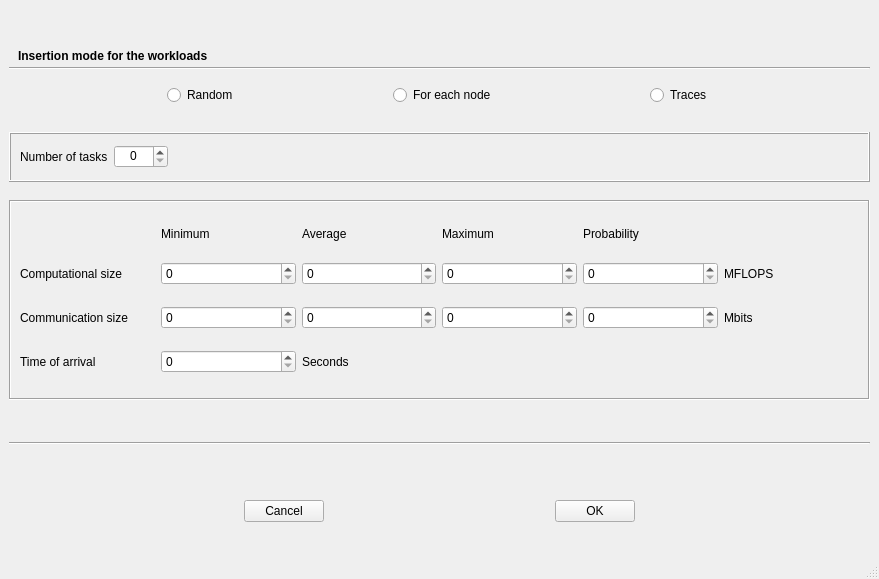
<?xml version="1.0" encoding="UTF-8"?>
<ui version="4.0">
 <class>Workloads</class>
 <widget class="QMainWindow" name="Workloads">
  <property name="geometry">
   <rect>
    <x>0</x>
    <y>0</y>
    <width>879</width>
    <height>579</height>
   </rect>
  </property>
  <property name="sizePolicy">
   <sizepolicy hsizetype="Fixed" vsizetype="Fixed">
    <horstretch>0</horstretch>
    <verstretch>0</verstretch>
   </sizepolicy>
  </property>
  <property name="maximumSize">
   <size>
    <width>1000</width>
    <height>1000</height>
   </size>
  </property>
  <property name="windowTitle">
   <string>MainWindow</string>
  </property>
  <widget class="QWidget" name="centralwidget">
   <property name="sizePolicy">
    <sizepolicy hsizetype="MinimumExpanding" vsizetype="MinimumExpanding">
     <horstretch>0</horstretch>
     <verstretch>0</verstretch>
    </sizepolicy>
   </property>
   <property name="maximumSize">
    <size>
     <width>16777215</width>
     <height>16777215</height>
    </size>
   </property>
   <layout class="QVBoxLayout" name="verticalLayout">
    <item>
     <layout class="QVBoxLayout" name="verticalLayout_2">
      <property name="sizeConstraint">
       <enum>QLayout::SetMinimumSize</enum>
      </property>
      <item>
       <widget class="QFrame" name="Title">
        <property name="sizePolicy">
         <sizepolicy hsizetype="MinimumExpanding" vsizetype="Fixed">
          <horstretch>0</horstretch>
          <verstretch>0</verstretch>
         </sizepolicy>
        </property>
        <property name="minimumSize">
         <size>
          <width>0</width>
          <height>40</height>
         </size>
        </property>
        <property name="maximumSize">
         <size>
          <width>16777215</width>
          <height>10</height>
         </size>
        </property>
        <layout class="QHBoxLayout" name="horizontalLayout_4">
         <item>
          <widget class="QLabel" name="label_2">
           <property name="maximumSize">
            <size>
             <width>16777215</width>
             <height>15</height>
            </size>
           </property>
           <property name="font">
            <font>
             <weight>75</weight>
             <bold>true</bold>
            </font>
           </property>
           <property name="text">
            <string>Insertion mode for the workloads</string>
           </property>
          </widget>
         </item>
         <item>
          <spacer name="horizontalSpacer_4">
           <property name="orientation">
            <enum>Qt::Horizontal</enum>
           </property>
           <property name="sizeHint" stdset="0">
            <size>
             <width>40</width>
             <height>20</height>
            </size>
           </property>
          </spacer>
         </item>
        </layout>
       </widget>
      </item>
      <item>
       <widget class="Line" name="line">
        <property name="orientation">
         <enum>Qt::Horizontal</enum>
        </property>
       </widget>
      </item>
      <item>
       <widget class="QFrame" name="horizontalFrame">
        <property name="sizePolicy">
         <sizepolicy hsizetype="Minimum" vsizetype="Maximum">
          <horstretch>0</horstretch>
          <verstretch>0</verstretch>
         </sizepolicy>
        </property>
        <property name="maximumSize">
         <size>
          <width>16777215</width>
          <height>40</height>
         </size>
        </property>
        <layout class="QHBoxLayout" name="horizontalLayout">
         <item>
          <spacer name="horizontalSpacer_6">
           <property name="orientation">
            <enum>Qt::Horizontal</enum>
           </property>
           <property name="sizeHint" stdset="0">
            <size>
             <width>40</width>
             <height>20</height>
            </size>
           </property>
          </spacer>
         </item>
         <item>
          <widget class="QRadioButton" name="radioButton_2">
           <property name="text">
            <string>Random</string>
           </property>
          </widget>
         </item>
         <item>
          <spacer name="horizontalSpacer_7">
           <property name="orientation">
            <enum>Qt::Horizontal</enum>
           </property>
           <property name="sizeHint" stdset="0">
            <size>
             <width>40</width>
             <height>20</height>
            </size>
           </property>
          </spacer>
         </item>
         <item>
          <widget class="QRadioButton" name="radioButton_3">
           <property name="text">
            <string>For each node</string>
           </property>
          </widget>
         </item>
         <item>
          <spacer name="horizontalSpacer_8">
           <property name="orientation">
            <enum>Qt::Horizontal</enum>
           </property>
           <property name="sizeHint" stdset="0">
            <size>
             <width>40</width>
             <height>20</height>
            </size>
           </property>
          </spacer>
         </item>
         <item>
          <widget class="QRadioButton" name="radioButton">
           <property name="text">
            <string>Traces</string>
           </property>
          </widget>
         </item>
         <item>
          <spacer name="horizontalSpacer_9">
           <property name="orientation">
            <enum>Qt::Horizontal</enum>
           </property>
           <property name="sizeHint" stdset="0">
            <size>
             <width>40</width>
             <height>20</height>
            </size>
           </property>
          </spacer>
         </item>
        </layout>
       </widget>
      </item>
     </layout>
    </item>
    <item>
     <widget class="QFrame" name="n_tasks">
      <property name="sizePolicy">
       <sizepolicy hsizetype="Preferred" vsizetype="Maximum">
        <horstretch>0</horstretch>
        <verstretch>0</verstretch>
       </sizepolicy>
      </property>
      <property name="maximumSize">
       <size>
        <width>16777215</width>
        <height>50</height>
       </size>
      </property>
      <property name="frameShape">
       <enum>QFrame::Box</enum>
      </property>
      <property name="frameShadow">
       <enum>QFrame::Raised</enum>
      </property>
      <layout class="QHBoxLayout" name="horizontalLayout_3">
       <item>
        <widget class="QLabel" name="label_3">
         <property name="text">
          <string>Number of tasks</string>
         </property>
        </widget>
       </item>
       <item>
        <widget class="QSpinBox" name="spinBox">
         <property name="alignment">
          <set>Qt::AlignHCenter|Qt::AlignTop</set>
         </property>
         <property name="buttonSymbols">
          <enum>QAbstractSpinBox::UpDownArrows</enum>
         </property>
         <property name="maximum">
          <number>1200</number>
         </property>
        </widget>
       </item>
       <item>
        <spacer name="horizontalSpacer_5">
         <property name="orientation">
          <enum>Qt::Horizontal</enum>
         </property>
         <property name="sizeHint" stdset="0">
          <size>
           <width>40</width>
           <height>20</height>
          </size>
         </property>
        </spacer>
       </item>
      </layout>
     </widget>
    </item>
    <item>
     <widget class="QFrame" name="gridFrame">
      <property name="sizePolicy">
       <sizepolicy hsizetype="Minimum" vsizetype="Fixed">
        <horstretch>0</horstretch>
        <verstretch>0</verstretch>
       </sizepolicy>
      </property>
      <property name="maximumSize">
       <size>
        <width>16777215</width>
        <height>200</height>
       </size>
      </property>
      <property name="frameShape">
       <enum>QFrame::Box</enum>
      </property>
      <property name="frameShadow">
       <enum>QFrame::Sunken</enum>
      </property>
      <property name="midLineWidth">
       <number>0</number>
      </property>
      <layout class="QGridLayout" name="gridLayout" rowstretch="0,0,0,0">
       <property name="sizeConstraint">
        <enum>QLayout::SetMinimumSize</enum>
       </property>
       <item row="2" column="1">
        <widget class="QSpinBox" name="spinBox_6"/>
       </item>
       <item row="2" column="4">
        <widget class="QSpinBox" name="spinBox_9"/>
       </item>
       <item row="3" column="1">
        <widget class="QSpinBox" name="spinBox_10"/>
       </item>
       <item row="3" column="2">
        <widget class="QLabel" name="label_6">
         <property name="text">
          <string>Seconds</string>
         </property>
        </widget>
       </item>
       <item row="2" column="3">
        <widget class="QSpinBox" name="spinBox_8"/>
       </item>
       <item row="1" column="5">
        <widget class="QLabel" name="label_7">
         <property name="text">
          <string>MFLOPS</string>
         </property>
        </widget>
       </item>
       <item row="0" column="1">
        <widget class="QLabel" name="label_8">
         <property name="maximumSize">
          <size>
           <width>16777215</width>
           <height>15</height>
          </size>
         </property>
         <property name="text">
          <string>Minimum</string>
         </property>
        </widget>
       </item>
       <item row="2" column="5">
        <widget class="QLabel" name="label_14">
         <property name="text">
          <string>Mbits</string>
         </property>
        </widget>
       </item>
       <item row="1" column="1">
        <widget class="QSpinBox" name="spinBox_2"/>
       </item>
       <item row="2" column="2">
        <widget class="QSpinBox" name="spinBox_7"/>
       </item>
       <item row="1" column="4">
        <widget class="QSpinBox" name="spinBox_5"/>
       </item>
       <item row="0" column="2">
        <widget class="QLabel" name="label_9">
         <property name="text">
          <string>Average</string>
         </property>
        </widget>
       </item>
       <item row="0" column="3">
        <widget class="QLabel" name="label_10">
         <property name="text">
          <string>Maximum</string>
         </property>
        </widget>
       </item>
       <item row="1" column="3">
        <widget class="QSpinBox" name="spinBox_4"/>
       </item>
       <item row="3" column="0">
        <widget class="QLabel" name="label_13">
         <property name="text">
          <string>Time of arrival</string>
         </property>
        </widget>
       </item>
       <item row="0" column="4">
        <widget class="QLabel" name="label_11">
         <property name="text">
          <string>Probability</string>
         </property>
        </widget>
       </item>
       <item row="1" column="0">
        <widget class="QLabel" name="label_5">
         <property name="text">
          <string>Computational size</string>
         </property>
        </widget>
       </item>
       <item row="2" column="0">
        <widget class="QLabel" name="label_12">
         <property name="text">
          <string>Communication size</string>
         </property>
        </widget>
       </item>
       <item row="1" column="2">
        <widget class="QSpinBox" name="spinBox_3"/>
       </item>
      </layout>
     </widget>
    </item>
    <item>
     <widget class="Line" name="line_3">
      <property name="maximumSize">
       <size>
        <width>16777215</width>
        <height>50</height>
       </size>
      </property>
      <property name="orientation">
       <enum>Qt::Horizontal</enum>
      </property>
     </widget>
    </item>
    <item>
     <widget class="QFrame" name="horizontalFrame_2">
      <property name="sizePolicy">
       <sizepolicy hsizetype="Preferred" vsizetype="Fixed">
        <horstretch>0</horstretch>
        <verstretch>0</verstretch>
       </sizepolicy>
      </property>
      <property name="maximumSize">
       <size>
        <width>16777215</width>
        <height>50</height>
       </size>
      </property>
      <layout class="QHBoxLayout" name="horizontalLayout_2">
       <item>
        <spacer name="horizontalSpacer">
         <property name="orientation">
          <enum>Qt::Horizontal</enum>
         </property>
         <property name="sizeHint" stdset="0">
          <size>
           <width>40</width>
           <height>20</height>
          </size>
         </property>
        </spacer>
       </item>
       <item>
        <widget class="QPushButton" name="pushButton_2">
         <property name="sizePolicy">
          <sizepolicy hsizetype="Fixed" vsizetype="Fixed">
           <horstretch>0</horstretch>
           <verstretch>0</verstretch>
          </sizepolicy>
         </property>
         <property name="cursor">
          <cursorShape>ArrowCursor</cursorShape>
         </property>
         <property name="text">
          <string>Cancel</string>
         </property>
        </widget>
       </item>
       <item>
        <spacer name="horizontalSpacer_2">
         <property name="orientation">
          <enum>Qt::Horizontal</enum>
         </property>
         <property name="sizeHint" stdset="0">
          <size>
           <width>40</width>
           <height>20</height>
          </size>
         </property>
        </spacer>
       </item>
       <item>
        <widget class="QPushButton" name="pushButton">
         <property name="sizePolicy">
          <sizepolicy hsizetype="Fixed" vsizetype="Fixed">
           <horstretch>0</horstretch>
           <verstretch>0</verstretch>
          </sizepolicy>
         </property>
         <property name="text">
          <string>OK</string>
         </property>
        </widget>
       </item>
       <item>
        <spacer name="horizontalSpacer_3">
         <property name="orientation">
          <enum>Qt::Horizontal</enum>
         </property>
         <property name="sizeHint" stdset="0">
          <size>
           <width>40</width>
           <height>20</height>
          </size>
         </property>
        </spacer>
       </item>
      </layout>
     </widget>
    </item>
   </layout>
  </widget>
  <widget class="QStatusBar" name="statusbar"/>
 </widget>
 <resources/>
 <connections>
  <connection>
   <sender>pushButton_2</sender>
   <signal>clicked()</signal>
   <receiver>Workloads</receiver>
   <slot>close()</slot>
   <hints>
    <hint type="sourcelabel">
     <x>273</x>
     <y>516</y>
    </hint>
    <hint type="destinationlabel">
     <x>299</x>
     <y>550</y>
    </hint>
   </hints>
  </connection>
  <connection>
   <sender>pushButton</sender>
   <signal>clicked()</signal>
   <receiver>Workloads</receiver>
   <slot>close()</slot>
   <hints>
    <hint type="sourcelabel">
     <x>610</x>
     <y>519</y>
    </hint>
    <hint type="destinationlabel">
     <x>558</x>
     <y>555</y>
    </hint>
   </hints>
  </connection>
 </connections>
</ui>
